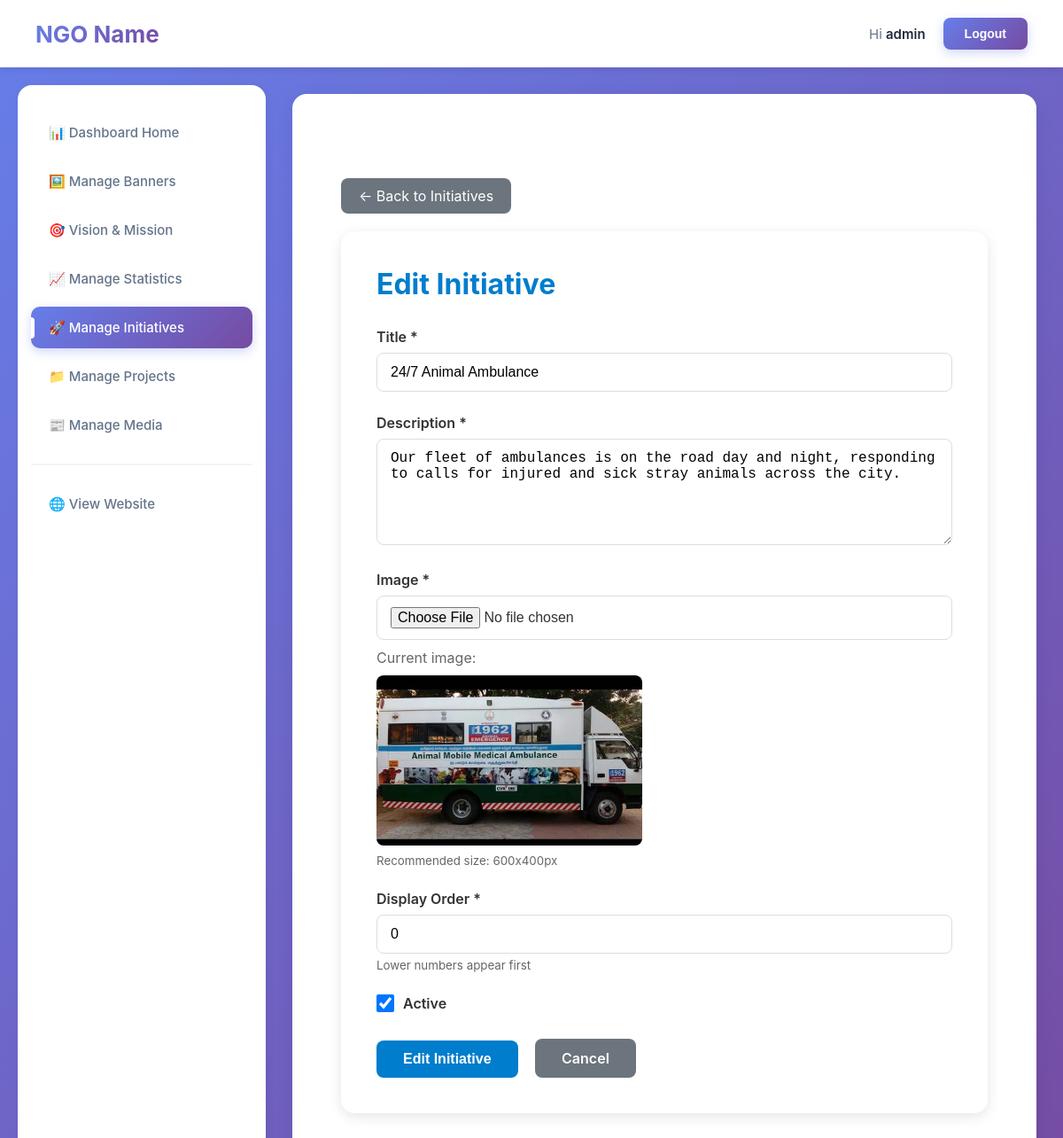
Screenshot of /dashboard/manage-initiative/edit/2/ (signed in) with the database file from the repository.
### Homepage/models.py (models this page shows, shortened)
class Initiative(models.Model):
    title = models.CharField(max_length=200)
    description = models.TextField()
    image = models.ImageField(
        upload_to='initiatives/',
        validators=[FileExtensionValidator(['jpg', 'jpeg', 'png', 'webp'])],
        help_text="Recommended size: 600x400px"
    )
    order = models.IntegerField(default=0, help_text="Lower numbers appear first")
    status = models.BooleanField(default=True, help_text="Active/Inactive")
    created_at = models.DateTimeField(default=timezone.now, editable=False)
    updated_at = models.DateTimeField(auto_now=True)
    class Meta:
        ordering = ['order', '-created_at']
        verbose_name = "Initiative"
        verbose_name_plural = "Initiatives"

### Homepage/views.py (the view)
# urls.py: path('dashboard/manage-initiative/edit/<int:pk>/', views.manage_initiative_edit, name='dashboard_manage_initiative_edit'),
@staff_member_required(login_url='/auth/login/')
def manage_initiative_edit(request, pk):
    initiative = get_object_or_404(Initiative, pk=pk)
    if request.method == 'POST':
        form = InitiativeForm(request.POST, request.FILES, instance=initiative)
        if form.is_valid():
            form.save()
            messages.success(request, 'Initiative updated successfully!')
            return redirect('dashboard_manage_initiative')
        else:
            messages.error(request, 'Please correct the errors below.')
    else:
        form = InitiativeForm(instance=initiative)
    return render(request, 'dashboard/initiative_form.html', {'form': form, 'action': 'Edit'})

### Homepage/forms.py
class InitiativeForm(forms.ModelForm):
    class Meta:
        model = Initiative
        fields = ['title', 'description', 'image', 'order', 'status']
        widgets = {
            'title': forms.TextInput(attrs={
                'class': 'form-control',
                'placeholder': 'Enter initiative title'
            }),
            'description': forms.Textarea(attrs={
                'class': 'form-control',
                'rows': 4,
                'placeholder': 'Enter initiative description'
            }),
            'order': forms.NumberInput(attrs={
                'class': 'form-control',
                'placeholder': 'Display order'
            }),
            'status': forms.CheckboxInput(attrs={
                'class': 'form-check-input'
            }),
            'image': forms.FileInput(attrs={
                'class': 'form-control',
                'accept': 'image/*'
            })
        }

### Homepage/templates/dashboard/initiative_form.html (shortened to what this page needs)
{% extends 'dashboard/base.html' %}
{% load static %}
{% block content %}
<div class="dashboard-container">
    <a href="{% url 'dashboard_manage_initiative' %}" class="btn-back">← Back to Initiatives</a>
    <div class="form-container">
        <h1>{{ action }} Initiative</h1>
        <form method="post" enctype="multipart/form-data">
            <div class="form-group">
                <label for="{{ form.title.id_for_label }}">Title *</label>
                {{ form.title }}
            </div>
            <div class="form-group">
                <label for="{{ form.description.id_for_label }}">Description *</label>
                {{ form.description }}
            </div>
            <div class="form-group">
                <label for="{{ form.image.id_for_label }}">Image *</label>
                {{ form.image }}
                {% if form.instance.image %}
                <p style="margin-top: 10px; color: #666;">Current image:</p>
                <img src="{{ form.instance.image.url }}" alt="Current" class="current-image">
                {% endif %}
                <small style="color: #666; display: block; margin-top: 5px;">Recommended size: 600x400px</small>
            </div>
            <div class="form-group">
                <label for="{{ form.order.id_for_label }}">Display Order *</label>
                {{ form.order }}
                <small style="color: #666; display: block; margin-top: 5px;">Lower numbers appear first</small>
            </div>
            <div class="form-group">
                <div class="form-check">
                    {{ form.status }}
                    <label for="{{ form.status.id_for_label }}">Active</label>
                </div>
            </div>
            <div style="margin-top: 30px;">
                <button type="submit" class="btn-submit">{{ action }} Initiative</button>
                <a href="{% url 'dashboard_manage_initiative' %}" class="btn-cancel">Cancel</a>
            </div>
        </form>
    </div>
</div>
{% endblock %}

### Homepage/templates/dashboard/base.html (shortened to what this page needs)
<!DOCTYPE html>
<html lang="en">
<head>
</head>
<body>
    <header class="header">
        <h1>NGO Name</h1>
        <nav class="header-nav">
            <span>Hi <strong>{{ request.user.username }}</strong></span>
            <form action="{% url 'admin:logout' %}" method="post" style="display: inline;">
                <button type="submit" class="logout-button">Logout</button>
            </form>
        </nav>
    </header>
    <div class="container">
        <aside class="sidebar">
            <ul class="sidebar-nav">
                <li>
                    <a href="{% url 'dashboard_home' %}"
                       class="{% if request.resolver_match.url_name == 'dashboard_home' %}active{% endif %}">
                        📊 Dashboard Home
                    </a>
                </li>
                <li>
                    <a href="{% url 'dashboard_manage_slider' %}"
                       class="{% if 'slider' in request.resolver_match.url_name %}active{% endif %}">
                        🖼️ Manage Banners
                    </a>
                </li>
                <li>
                    <a href="{% url 'dashboard_manage_vision' %}"
                       class="{% if 'vision' in request.resolver_match.url_name %}active{% endif %}">
                        🎯 Vision & Mission
                    </a>
                </li>
                <li>
                    <a href="{% url 'dashboard_manage_statistic' %}"
                       class="{% if 'statistic' in request.resolver_match.url_name %}active{% endif %}">
                        📈 Manage Statistics
                    </a>
                </li>
                <li>
                    <a href="{% url 'dashboard_manage_initiative' %}"
                       class="{% if 'initiative' in request.resolver_match.url_name %}active{% endif %}">
                        🚀 Manage Initiatives
                    </a>
                </li>
                <li>
                    <a href="{% url 'dashboard_manage_project' %}"
                       class="{% if 'projects' in request.resolver_match.url_name %}active{% endif %}">
                        📁 Manage Projects
                    </a>
                </li>
                <li>
                    <a href="{% url 'dashboard_manage_media_home' %}"
                        class="">
                        📰 Manage Media
                    </a>
                </li>
                <li style="margin-top: 20px; padding-top: 20px; border-top: 2px solid #f1f5f9;">
                    <a href="{% url 'home' %}" target="_blank">
                        🌐 View Website
                    </a>
                </li>
            </ul>
        </aside>
        <main class="main-content">
            <div class="content-wrapper">
                {% block content %}{% endblock %}
            </div>
        </main>
    </div>
</body>
</html>

### Homepage/templates/dashboard/base.html (style rules this page uses)
* { margin: 0; padding: 0; box-sizing: border-box; }
body { font-family: -apple-system, BlinkMacSystemFont, "Segoe UI", Roboto, "Helvetica Neue", Arial, sans-serif; background: linear-gradient(135deg, #667eea 0%, #764ba2 100%); min-height: 100vh; color: #333; }
.header { display: flex; justify-content: space-between; align-items: center; padding: 20px 40px; background: white; box-shadow: 0 2px 10px rgba(0, 0, 0, 0.1); position: sticky; top: 0; z-index: 100; }
.header h1 { font-size: 26px; font-weight: 700; color: #1e293b; background: linear-gradient(135deg, #667eea, #764ba2); -webkit-background-clip: text; -webkit-text-fill-color: transparent; background-clip: text; }
.header-nav { display: flex; align-items: center; gap: 20px; color: #64748b; font-size: 15px; }
.header-nav strong { color: #1e293b; font-weight: 600; }
.logout-button { background: linear-gradient(135deg, #667eea, #764ba2); color: white; border: none; padding: 10px 24px; border-radius: 8px; font-weight: 600; font-size: 14px; cursor: pointer; transition: all 0.3s ease; box-shadow: 0 4px 12px rgba(102, 126, 234, 0.3); }
.container { display: flex; max-width: 1600px; margin: 0 auto; min-height: calc(100vh - 70px); }
.sidebar { width: 280px; background: white; padding: 30px 0; box-shadow: 2px 0 10px rgba(0, 0, 0, 0.05); margin: 20px 0 20px 20px; border-radius: 16px; }
.sidebar-nav { list-style: none; padding: 0 15px; }
.sidebar-nav li { margin-bottom: 8px; }
.sidebar-nav a { display: block; padding: 14px 20px; text-decoration: none; color: #64748b; font-size: 15px; font-weight: 500; border-radius: 10px; transition: all 0.3s ease; position: relative; }
.sidebar-nav a.active { background: linear-gradient(135deg, #667eea, #764ba2); color: white; box-shadow: 0 4px 12px rgba(102, 126, 234, 0.3); }
.sidebar-nav a.active::before { content: ''; position: absolute; left: 0; top: 50%; transform: translateY(-50%); width: 4px; height: 24px; background: white; border-radius: 0 4px 4px 0; }
.main-content { flex: 1; padding: 30px; background: transparent; }
.content-wrapper { background: white; padding: 35px; border-radius: 16px; box-shadow: 0 4px 20px rgba(0, 0, 0, 0.08); min-height: calc(100vh - 150px); }

### Homepage/templates/dashboard/initiative_form.html (style rules this page uses)
.dashboard-container { max-width: 800px; margin: 40px auto; padding: 20px; }
.btn-back { background: #6c757d; color: white; padding: 10px 20px; border-radius: 8px; text-decoration: none; margin-bottom: 20px; display: inline-block; }
.form-container { background: white; border-radius: 15px; padding: 40px; box-shadow: 0 4px 15px rgba(0,0,0,0.1); }
.form-container h1 { color: #007DCC; margin-bottom: 30px; }
.form-group { margin-bottom: 25px; }
.form-group label { display: block; margin-bottom: 8px; font-weight: 600; color: #333; }
.form-control { width: 100%; padding: 12px 15px; border: 1px solid #ddd; border-radius: 8px; font-size: 1rem; transition: border-color 0.3s ease; box-sizing: border-box; }
textarea.form-control { resize: vertical; min-height: 120px; }
.form-check { display: flex; align-items: center; gap: 10px; }
.form-check-input { width: 20px; height: 20px; cursor: pointer; }
.form-check label { margin: 0; cursor: pointer; }
.current-image { margin-top: 10px; max-width: 300px; border-radius: 8px; }
.btn-submit { background: #007DCC; color: white; padding: 12px 30px; border: none; border-radius: 8px; font-size: 1rem; font-weight: 600; cursor: pointer; transition: all 0.3s ease; }
.btn-cancel { background: #6c757d; color: white; padding: 12px 30px; border-radius: 8px; text-decoration: none; font-weight: 600; margin-left: 15px; display: inline-block; }

### rows the page displays
Initiative: title "24/7 Animal Ambulance", description "Our fleet of ambulances is on the road day and night, responding to calls for injured and sick stray animals across the city.", instance.image (picture), order "0", status "☑"

### other values shown
{{ request.user.username }} "admin"
{{ action }} "Edit"
